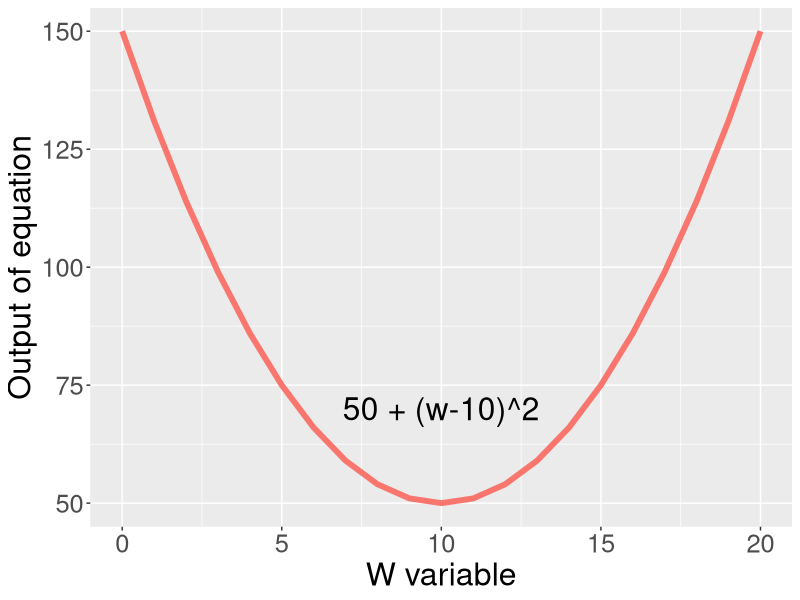
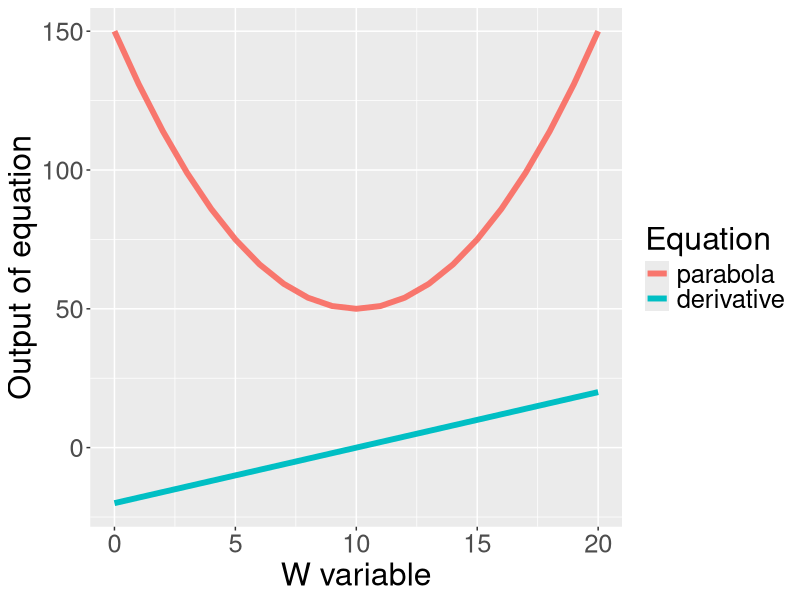

Source code (R) for these figures, in order:
## ---- chunk 1
library(knitr)
# make this an external chunk that can be included in any file
options(width = 100)
opts_chunk$set(message = F, error = F, warning = F, comment = NA, fig.align = 'center', dpi = 100, tidy = F, cache.path = '.cache/', fig.path = 'fig/')

options(xtable.type = 'html')
knit_hooks$set(inline = function(x) {
  if(is.numeric(x)) {
    round(x, getOption('digits'))
  } else {
    paste(as.character(x), collapse = ', ')
  }
})
knit_hooks$set(plot = knitr:::hook_plot_html)
## ---- chunk 2
library(ggplot2)
library(reshape2)
w = seq(0,20)
parabola = data.frame(input = w, parabola = 50 + (w-10)^2)

# dat = melt(parabola,id.vars = 'input', variable.name = c('Equation'),value.name = 'value')

ggplot(data = parabola, aes(x=input, y=parabola,color = "red")) + guides(colour=FALSE) +
   geom_line(size = 2)  +
  xlab("W variable") + ylab("Output of equation") + theme(text = element_text(size=23),plot.title = element_text(size = rel(1)))  + annotate("text", x = 10, y = 70, label = "50 + (w-10)^2", size = 8)

## ---- chunk 3
library(ggplot2)
library(reshape2)
w = seq(0,20)
parabola = data.frame(input = w, parabola = 50 + (w-10)^2, derivative = 2*(w-10))

dat = melt(parabola,id.vars = 'input', variable.name = c('Equation'),value.name = 'value')

ggplot(data = dat, aes(x=input, y=value,group = Equation,colour = Equation)) + 
   geom_line(size = 2) +  #  +   geom_vline(xintercept = 10) + geom_hline(yintercept = 50) + 
  xlab("W variable") + ylab("Output of equation") + theme(text = element_text(size=23),plot.title = element_text(size = rel(1))) # + annotate("text", x = 10, y = 25, label = "50 + (w-10)^2", size = 8)

